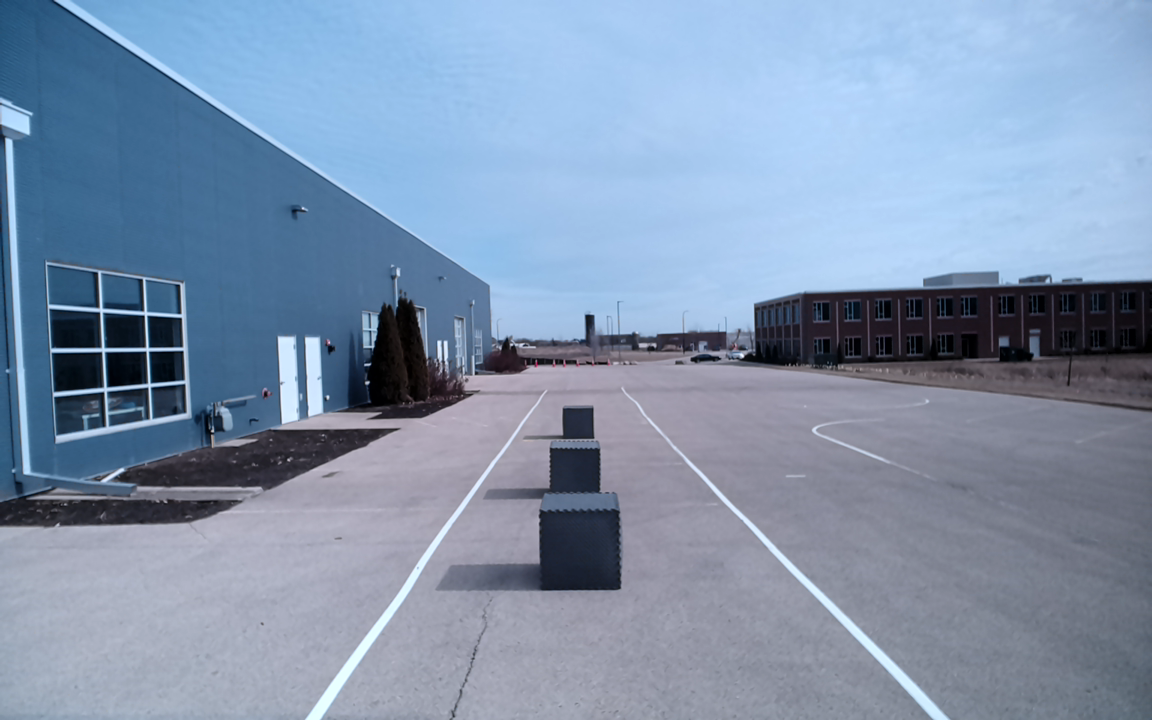
#> input picture scans/color1.png, 1152 x 720 px
$ python box_pointcloud.py
#> lines starting #> are read from the running program, lines starting #| are printed output that depends on the picture; after the words box and inside, x2 and y2 are one past the last pixel; in counts of white or black regions, pixels touching at a corner belong together
import cv2
import open3d as o3d
import numpy as np
import rasterio
import matplotlib.pyplot as plt

color_img_path = "scans/color1.png"
depth_img_path = "scans/depth1.tif"

color_img = cv2.imread(color_img_path)
#> color_img is the input picture: shape (720, 1152, 3); mean B, G, R 173.7, 148, 128.9
color_img = cv2.cvtColor(color_img, cv2.COLOR_BGR2RGB)

hsv = cv2.cvtColor(color_img, cv2.COLOR_RGB2HSV)
#> hsv: shape (720, 1152, 3); mean H, S, V 111.5, 68.9, 173.7

lower_bound = np.array([98, 43, 0])
upper_bound = np.array([118, 143, 94])

mask = cv2.inRange(hsv, lower_bound, upper_bound)
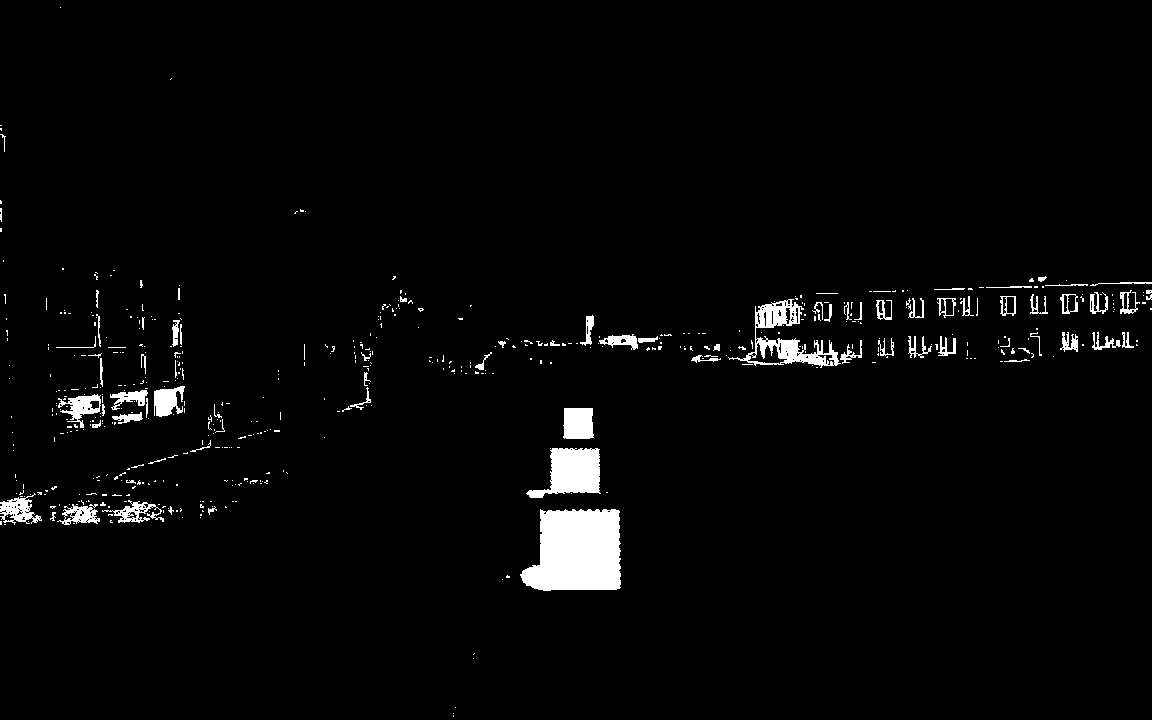
#> mask: shape (720, 1152); 2.7% white; 538 white regions (458 under 20 px)

contours, _ = cv2.findContours(mask, cv2.RETR_EXTERNAL, cv2.CHAIN_APPROX_SIMPLE)
#> contours = 537 contours, 496 with area under 20; largest, box (x1, y1, x2, y2) and area: (520, 509, 621, 591) 6567, (728, 299, 841, 368) 2526, (526, 448, 601, 498) 2192, (563, 408, 594, 439) 836, (0, 493, 42, 525) 624

largest_contour = max(contours, key=cv2.contourArea) if contours else None
#> largest_contour = contour of 157 points, box (x1, y1, x2, y2) (520, 509, 621, 591), area 6567

box_mask = np.zeros_like(mask, dtype=np.uint8)
if largest_contour is not None:
    cv2.drawContours(box_mask, [largest_contour], -1, 255, thickness=cv2.FILLED)
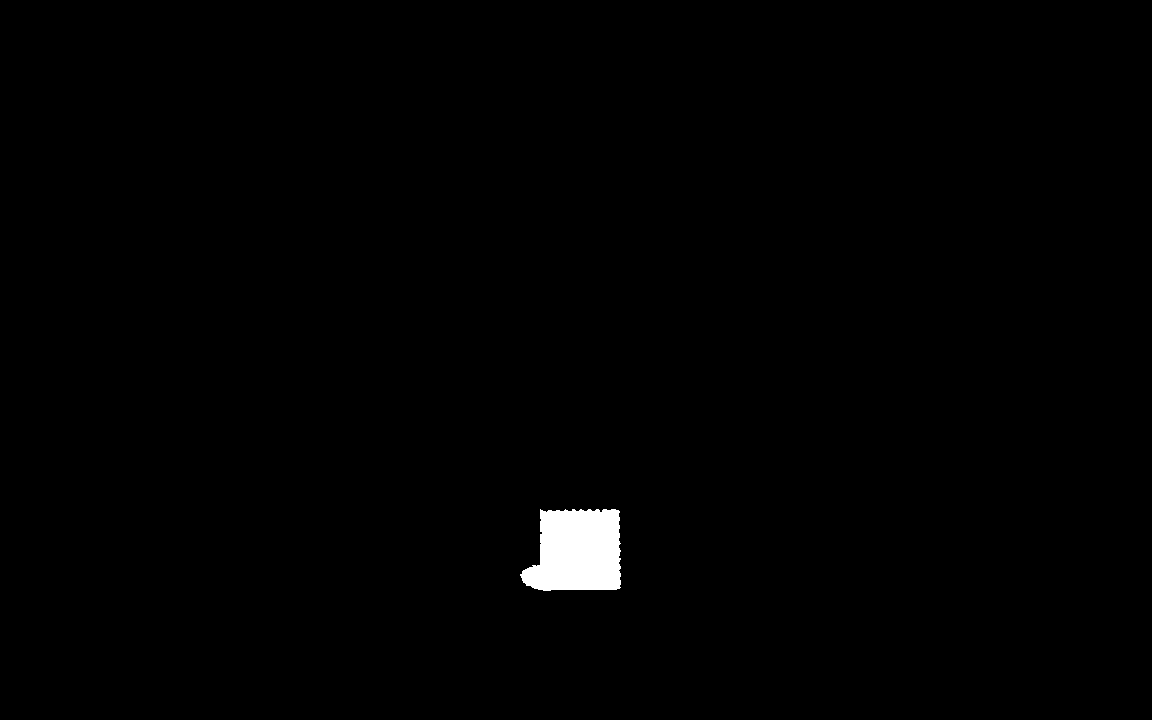
#> box_mask: shape (720, 1152); 0.81% white; 1 white region, box (x1, y1, x2, y2) and area: (520, 509, 621, 591) 6741

plt.figure(figsize=(6, 4))
plt.imshow(box_mask, cmap='gray')
plt.title("Detected Closest Box Mask")
plt.axis("off")
plt.show()

#> (the run stopped early here; a loop or call above may not have finished)
